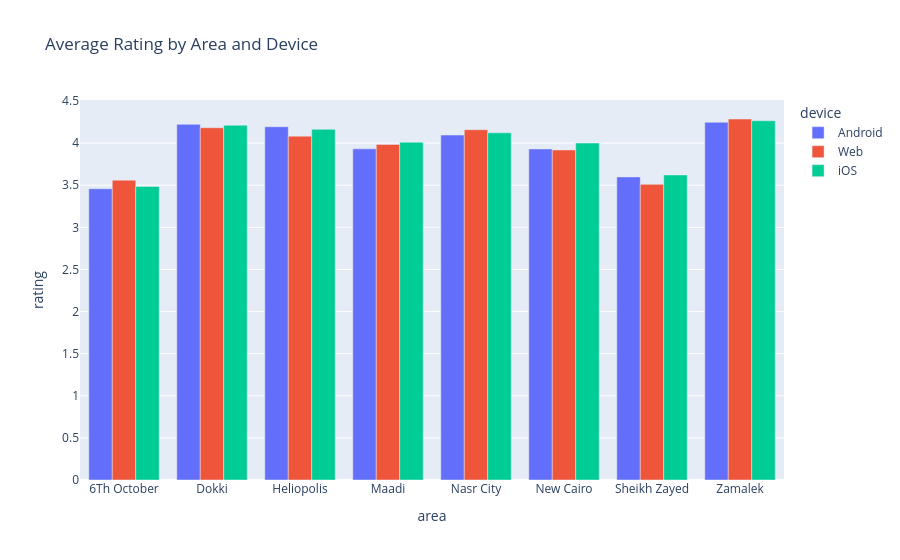

Notebook cell for this chart:
### Markdown cell above
### **Question 18.** Which area and device combinations get the best ratings?

### Code cell
rating_area = (
    df.groupby(["area", "device"], as_index=False)["rating"]
      .mean()
)

fig = px.bar(
    rating_area,
    x="area",
    y="rating",
    color="device",
    barmode="group",
    title="Average Rating by Area and Device"
)

fig.show()

### Figure 1 — Plotly figure (JSON) as saved in the notebook; plotly's stock layout.template omitted (floating-point values rounded to 4 significant figures)
{"data": [{"alignmentgroup": "True", "hovertemplate": "device=Android<br>area=%{x}<br>rating=%{y}<extra></extra>", "legendgroup": "Android", "marker": {"color": "#636efa", "pattern": {"shape": ""}}, "name": "Android", "offsetgroup": "Android", "orientation": "v", "showlegend": true, "textposition": "auto", "type": "bar", "x": ["6Th October", "Dokki", "Heliopolis", "Maadi", "Nasr City", "New Cairo", "Sheikh Zayed", "Zamalek"], "xaxis": "x", "y": [3.458, 4.222, 4.194, 3.931, 4.096, 3.93, 3.599, 4.247], "yaxis": "y"}, {"alignmentgroup": "True", "hovertemplate": "device=Web<br>area=%{x}<br>rating=%{y}<extra></extra>", "legendgroup": "Web", "marker": {"color": "#EF553B", "pattern": {"shape": ""}}, "name": "Web", "offsetgroup": "Web", "orientation": "v", "showlegend": true, "textposition": "auto", "type": "bar", "x": ["6Th October", "Dokki", "Heliopolis", "Maadi", "Nasr City", "New Cairo", "Sheikh Zayed", "Zamalek"], "xaxis": "x", "y": [3.56, 4.182, 4.082, 3.984, 4.159, 3.918, 3.51, 4.286], "yaxis": "y"}, {"alignmentgroup": "True", "hovertemplate": "device=iOS<br>area=%{x}<br>rating=%{y}<extra></extra>", "legendgroup": "iOS", "marker": {"color": "#00cc96", "pattern": {"shape": ""}}, "name": "iOS", "offsetgroup": "iOS", "orientation": "v", "showlegend": true, "textposition": "auto", "type": "bar", "x": ["6Th October", "Dokki", "Heliopolis", "Maadi", "Nasr City", "New Cairo", "Sheikh Zayed", "Zamalek"], "xaxis": "x", "y": [3.485, 4.212, 4.163, 4.01, 4.121, 4.0, 3.622, 4.265], "yaxis": "y"}], "layout": {"barmode": "group", "legend": {"title": {"text": "device"}, "tracegroupgap": 0}, "title": {"text": "Average Rating by Area and Device"}, "xaxis": {"anchor": "y", "domain": [0, 1], "title": {"text": "area"}}, "yaxis": {"anchor": "x", "domain": [0, 1], "title": {"text": "rating"}}}}
